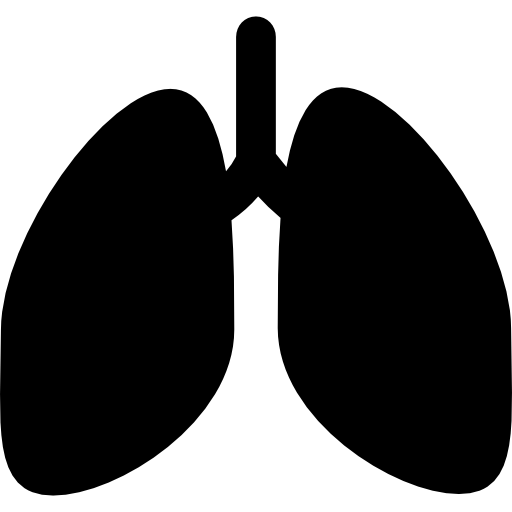
#> input picture lung.png, 512 x 512 px
$ python lung.py
#> lines starting #> are read from the running program, lines starting #| are printed output that depends on the picture; after the words box and inside, x2 and y2 are one past the last pixel; in counts of white or black regions, pixels touching at a corner belong together
from PIL import Image
from PIL import ImageOps

# load your downloaded lung image
img = Image.open("lung.png").convert("L")
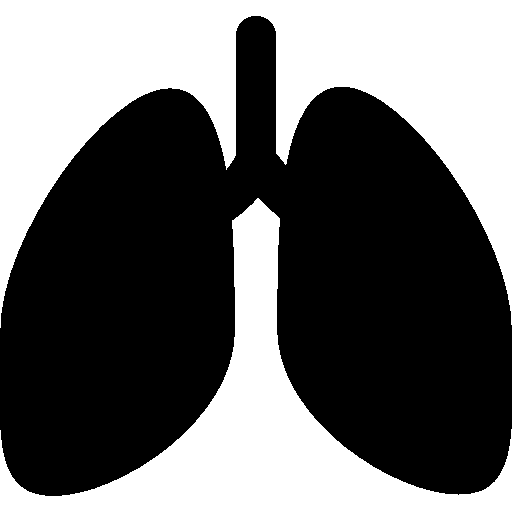
#> img: PIL image 512x512 L; 41.2% white; 2 white regions, box (x1, y1, x2, y2) and area: (0, 0, 512, 328) 70116, (0, 198, 512, 512) 37775

# create a new black & white image
mask = Image.new("L", img.size)
#> mask: PIL image 512x512 L; every value is 0

threshold = 128  # everything brighter becomes white (inside), darker becomes black

for x in range(img.width):
    for y in range(img.height):
        pixel = img.getpixel((x,y))
        mask.putpixel((x,y), 255 if pixel > threshold else 0)

mask = ImageOps.invert(mask)
mask.save("lung_mask.png")

mask.save("lung_mask.png")
